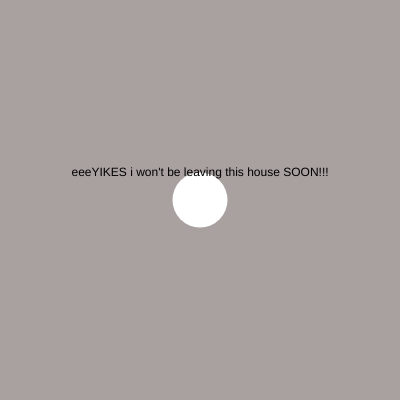
Frame 1 (no input)
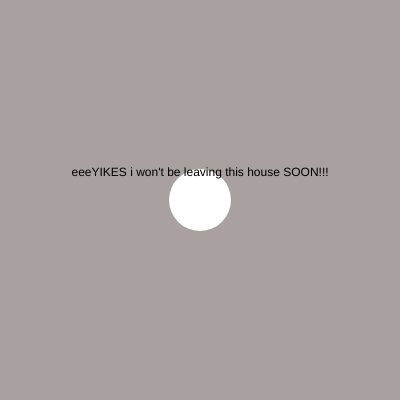
Frame 60 (no input)
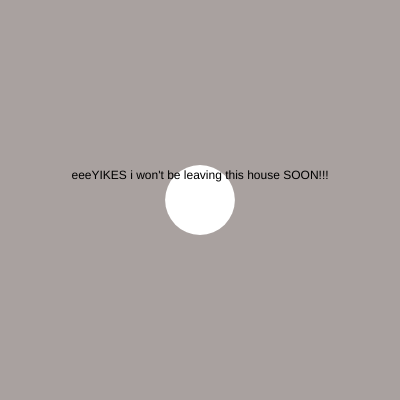
Frame 120 (the mouse pressed at the canvas centre since frame 60)

The p5.js sketch that drew these frames (run headless with seeded random() and noise() and a simulated clock; from frame 60 on, the mouse is pressed at the canvas centre):

// p5.js sketch
// ── sketch.js
let personAge = 55;
let activeCircle = true;

let home = "eeeYIKES i won't be leaving this house SOON!!!";
let randomVariable

function setup() {
  createCanvas(400, 400);
  let pet = "Cattttttttt";
  console.log(pet)
}

function draw() {
  background('#a9a19fff');
  randomVariable = random(20, 26)
  
  noStroke();
  circle(width/2, height/2, personAge)

  textAlign(CENTER);
  textSize(12)
  text(home, width/2, (height / 2) - randomVariable)


  if (activeCircle) {
    personAge = personAge / 0.998
  }
  //console.log(personAge)
}
